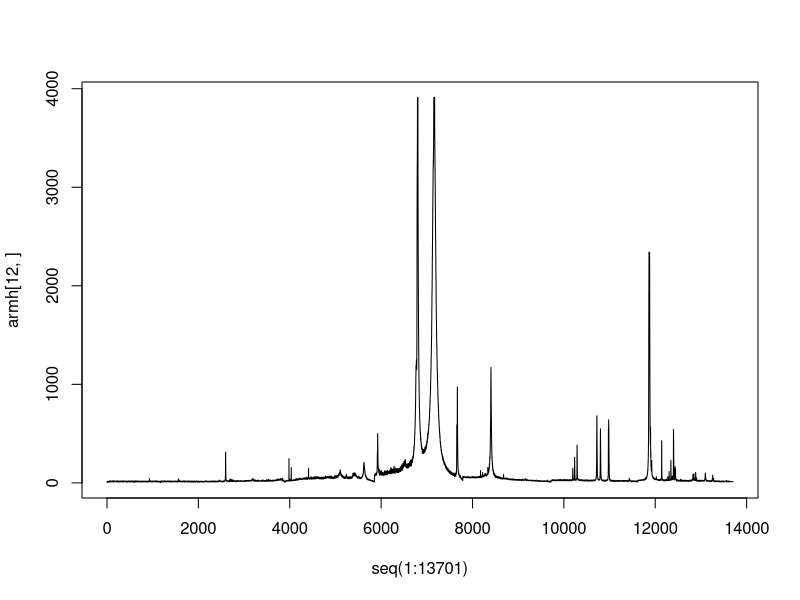
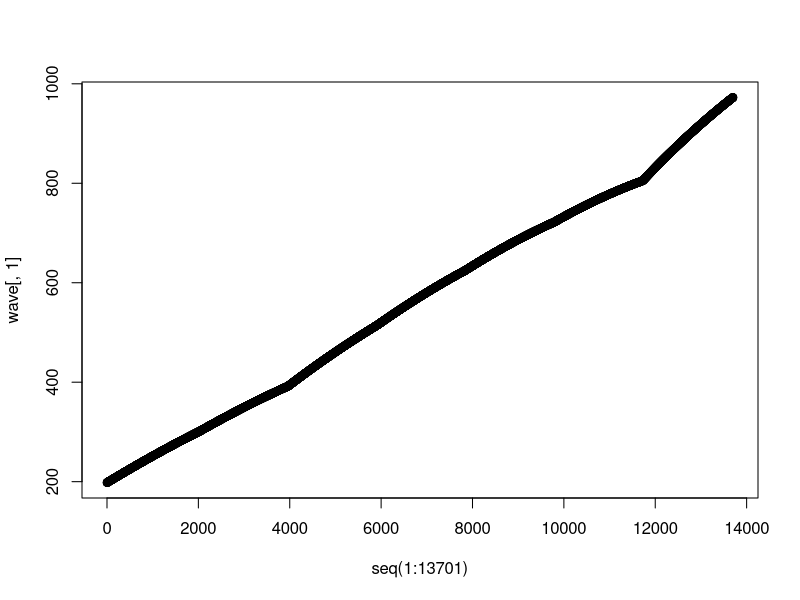

Source code (R) for these figures, in order: (Note: this script raises an error after producing the figures.)
## ---- chunk 1
setwd("/Users/yutaro/Dropbox/Yale/3_Junior_Fall/stat361/final_project/")
armh = read.table("armh.txt")
plot(seq(1:13701), armh[12,], type="l")
# looks like 

wave = read.table("wave.txt")
plot(seq(1:13701), wave[,1])

anthrax1 = read.table("anthrax1.txt")
anthrax2 = read.table("anthrax2.txt")
plotGraph(anthrax2)
plotGraph <- function(substance){
  par(mfrow=c(2,3))
  for(i in 1:12){
    plot(seq(1:13701), substance[i,], type="l")
  }
  par(mfrow=c(1,1))
}
## ---- chunk 2
# delete outliers from the 12 samples for each substance

# How should I do this?
#1 Take the mean ... remove the one that's way too off.
#2 variance 
#3 median

log_armh = armh[12,]
# There are 2 data points where VarianceTotalTime == 0, so I added a small amount so that we can take log. 
# sum(data$VarianceTotalTime == 0) ## Shows 8.
log_armh = log(log_armh)
#logToT = log(data$TotalTime)
plot(seq(1:13701), log_armh, type="l")

library(stats)
invfft_log_armh = fft(as.numeric(log_armh))
plot(seq(1:13701), invfft_log_armh, type="l")


## ---- chunk 3
# let's just apply SVD and take the first 12 components and do classification by tonight. 
# Do data cleaning later. The outliers are only like 0.6% of the entire data, so it shouldn't really affect the accuracy. We can just do this to make the report nicer (later)
# 1. Extract all the data. The matrix X should be 120*13701. 
# 2. X = USV^t. Reduced_X 0 = U*Sig.
# 3. Take the first 12 vectors and reconstract matrix X. 
# 4. reduced_X should be 120*12. Now we can apply Support Vector Machine. y = 1 or -1.
# 5. How should I prepare arguments for SVM? Is it Dataframe? 
# 6. Anyway, train SVM with these X and y. Should get this done by tonight!!!
## ---- chunk 4
# load all training data
anthrax1 = read.table("anthrax1.txt")
anthrax2 = read.table("anthrax2.txt")
anthrax3 = read.table("anthrax3.txt")

armh = read.table("armh.txt")
bakingpowder = read.table("bakingpowder.txt")
bakingsoda = read.table("bakingsoda.txt")
chalk = read.table("crayolachalk.txt")
flour = read.table("flour.txt")
ibuprofen = read.table("ibuprofen.txt")
sugar = read.table("sugar.txt")
detergent = read.table("tideldbaked.txt")
tylenol = read.table("tylenolgelcap.txt")
## ---- chunk 5
getTrainingSet <-function(anthrax1, anthrax2, anthrax3, armh, bakingpowder, bakingsoda, chalk, flour, ibuprofen, sugar, detergent, tylenol){
  X <- rbind(anthrax1, anthrax2, anthrax3, armh, bakingpowder, bakingsoda, chalk, flour, ibuprofen, sugar, detergent, tylenol)
  y_pos_len = nrow(anthrax1)+nrow(anthrax2)+nrow(anthrax3)
  y_pos <- rep(1, y_pos_len)
  y_neg_len = nrow(X) - y_pos_len
  y_neg <- rep(-1, y_neg_len)
  y <- c(y_pos, y_neg)
  
  # randomly permutate the rows of X and correspondingly y's index
  id_list <- seq(1:nrow(X))
  idx <- sample(id_list, nrow(X), replace=FALSE,prob=NULL)
  X <- X[idx, ]
  y <- y[idx]
  return(list(X, y))
}

setValTrain <- function(X, y){
  num <- nrow(X)
  valX <- X[1:(ceiling(num/10)),]
  trainX <- X[-(1:(ceiling(num/10))),]
  valy <- y[1:(ceiling(num/10))]
  trainy <- y[-(1:(ceiling(num/10)))]
  
  return(list(valX, trainX, valy, trainy))
}

## ---- chunk 6
# get training set!!!
Xy_all <- getTrainingSet(anthrax1, anthrax2, anthrax3, armh, bakingpowder, bakingsoda, chalk, flour, ibuprofen, sugar, detergent, tylenol)

X_all <- Xy_all[[1]]
y_all <- Xy_all[[2]]
## ---- chunk 7
# Singular Value Decomposition
SVD <- svd(X_all)
u <- SVD$u
v <- SVD$v
d <- SVD$d

D = diag(d)
## ---- chunk 8
# Construct a reduced matrix 
temp = u[,1:5] %*% D[1:5,]
X_small = temp %*% t(v[1:5,])

temp <- setValTrain(X_small, y_all)

#valX, trainX, valy, trainy
valX <- temp[[1]]
trainX <- temp[[2]]
valy <- temp[[3]]
trainy <- temp[[4]]

# SVM classification!!! (tentatively)

library("e1071")

svm_model1 <- svm(data.frame(trainX), as.factor(trainy))
svm1.class <- as.numeric(predict(svm_model1,data.frame(valX)))

valy_ = valy
valy_[which(valy == -1)] = 1 
valy_[which(valy == 1)] = 2

score_func <- function(y, my_y){
  y_ = y
  y_[which(y==-1)] = 1
  y_[which(y==1)] = 2
  return(sum(y_==my_y) / length(y_))
}

score_func(valy, svm1.class) # got 0.87
## ---- chunk 9

performCV <- function(train_X, train_y, size){
  list_acc = rep(0,10)
  list_acc_train = rep(0,10)
  for(i in 1:10){
    #cat(dim(train_X))
    X_val = train_X[((i-1)*size+1):(i*size), ]
    #cat(dim(X_val))
    X_train = train_X[-(((i-1)*size+1):(i*size)), ]
    #cat(dim(X_train))
    y_val = train_y[((i-1)*size+1):(i*size)]
    y_train = train_y[-(((i-1)*size+1):(i*size))]
    #temp = data.frame(X_train)
    model_1 <- svm(data.frame(X_train), as.factor(y_train))
    train.class <- as.numeric(predict(model_1, data.frame(X_train)))
    svm1.class <- as.numeric(predict(model_1,data.frame(X_val)))
    #cat("ok") 
    #cat("ok")
    #pred_model = predict(model_1, temp_val)
    #cat("ok")
    list_acc[i] = score_func(y_val, svm1.class)
    list_acc_train[i] = score_func(y_train, train.class)
  }
  return(list(list_acc, list_acc_train))
}
## ---- chunk 10
# this trainX is 144 x 5
acc <- performCV(trainX, trainy, size=12)
mean(acc) # 0.8916667
acc <- performCV(X_small, y_all, size=14)
mean(acc) # 0.9
## ---- chunk 11
library("e1071")
getScore_SVD <- function(X_all, y_all, size, simple, test_or_valid, lm_flag){
  if(lm_flag==TRUE){
    X_small = X_all
  }else{
    # Singular Value Decomposition
    SVD <- svd(X_all)
    u <- SVD$u
    v <- SVD$v
    d <- SVD$d
    
    D = diag(d)
    
    # Construct a reduced matrix 
    # temp = u[,1:size] %*% D[1:size,]
    # X_small = temp %*% t(v[1:size,])
    #print(dim(X_all))
    #print(dim(v[,1:size]))
    X_small = as.matrix(X_all) %*% v[,1:size]
  }
  if(test_or_valid=="valid"){
    if(simple == TRUE){
      temp <- setValTrain(X_small, y_all)
      
      #valX, trainX, valy, trainy
      valX <- temp[[1]]
      trainX <- temp[[2]]
      valy <- temp[[3]]
      trainy <- temp[[4]]
      
      # SVM classification!!! (tentatively)
      
      
      
      svm_model1 <- svm(data.frame(trainX), as.factor(trainy))
      svm1.class <- as.numeric(predict(svm_model1,data.frame(valX)))
      
      score = score_func(valy, svm1.class)
      print(score)
      return(score)
    }else{     
      acc <- performCV(X_small, y_all, 14)
      print(acc)
      return(mean(acc[[1]])) 
    }
  }else{
    X_test = read.table("test_cases.txt")
    X_test <- scale(X_test,center = TRUE, scale = FALSE)
    if(lm_flag==TRUE){
      x_test = as.matrix(X_test)
      lm_test_X <- sapply(1:nrow(x_test), function(i) lm(x_test[i,] ~ B2O3.med + graphite.med + CaClO3.med + FeSO4.med + KI.med + MgSO4.med + MnSO4.med + NaCl.med + Si.med)$coefficients)
      X_test_small = t(lm_test_X)
    }else{
      X_test_small = as.matrix(X_test) %*% v[,1:size]
    }

    svm_model1 <- svm(data.frame(X_small), as.factor(y_all))
    pred_class <- as.numeric(predict(svm_model1,data.frame(X_test_small)))
    print(pred_class)
    return(pred_class)    
  }
}
## ---- chunk 12
getScore_SVD(X_all, y_all, 10, simple=TRUE, "valid") # got 0.87
getScore_SVD(X_all, y_all, 12, simple=TRUE, "valid") # got 0.93
getScore_SVD(X_all, y_all, 22, simple=TRUE, "valid") # got 1.00
## ---- chunk 13
getScore_SVD(X_all, y_all, 2, simple=FALSE, "valid") 
getScore_SVD(X_all, y_all, 10, simple=FALSE, "valid") # got 0.9428
getScore_SVD(X_all, y_all, 12, simple=FALSE, "valid") # got 0.9428
getScore_SVD(X_all, y_all, 13, simple=FALSE, "valid") # got 0.9571429
getScore_SVD(X_all, y_all, 15, simple=FALSE, "valid") # got 0.9571429
getScore_SVD(X_all, y_all, 15, simple=FALSE, "valid") # got 0.95
## ---- chunk 14
score_list= list()
for(i in 2:30){
  print(i)
  score_list[i] = getScore_SVD(X_all, y_all, i, simple=FALSE, "valid") 
}
#score_list[[1]] = 0.86
plot(seq(2:30), as.vector(score_list[2:30]), xlab="The number of principle components", ylab="Average accuracy")
## ---- chunk 15
getScore_SVD(X_all, y_all, 4, simple=FALSE, "test") # Got 1st and 5th as anthrax
getScore_SVD(X_all, y_all, 5, simple=FALSE, "test") # Got 5st and 9th as anthrax
## ---- chunk 16
# TO DO : Try different models like RandomForest and try different dimensionality reduction
wave = read.table("wave.txt")
par(mfrow=c(3,4))
for(i in 1:10){
  
  plot(wave[,1], X_test[i,], type="l")
  
}
par(mfrow=c(1,1))
## ---- chunk 17
par(mfrow=c(3,4))
for(i in 1:12){
  
  plot(wave[,1], sugar[i,], type="l")
  
}
par(mfrow=c(1,1))
## ---- chunk 18
elements <- read.table("elements2.txt", header = FALSE)

B2O3 <- elements[elements[,1] == "B2O3",-1 ]
graphite <- elements[elements[,1] == "graphite",-1 ]
CaClO3 <- elements[elements[,1] == "CaClO3",-1 ]
FeSO4 <- elements[elements[,1] == "FeSO4",-1 ]
KI <- elements[elements[,1] == "KI",-1 ]
MgSO4 <- elements[elements[,1] == "MgSO4",-1 ]
MnSO4 <- elements[elements[,1] == "MnSO4",-1 ]
NaCl <- elements[elements[,1] == "NaCl",-1 ]
Si <- elements[elements[,1] == "Si",-1 ]


B2O3.med <- apply(B2O3,2,median)
graphite.med <- apply(graphite,2,median)
CaClO3.med <- apply(CaClO3,2,median)
FeSO4.med <- apply(FeSO4,2,median)
KI.med <- apply(KI,2,median)
MgSO4.med <- apply(MgSO4,2,median)
MnSO4.med <- apply(MnSO4,2,median)
NaCl.med <- apply(NaCl,2,median)
Si.med <- apply(Si,2,median)

x_all = as.matrix(X_all)
lm_all_X <- sapply(1:nrow(x_all), function(i) lm(x_all[i,] ~ B2O3.med + graphite.med + CaClO3.med + FeSO4.med + KI.med + MgSO4.med + MnSO4.med + NaCl.med + Si.med)$coefficients)
## ---- chunk 19
getScore_SVD(t(lm_all_X), y_all, size=5, simple=FALSE, "test",lm_flag=TRUE)



